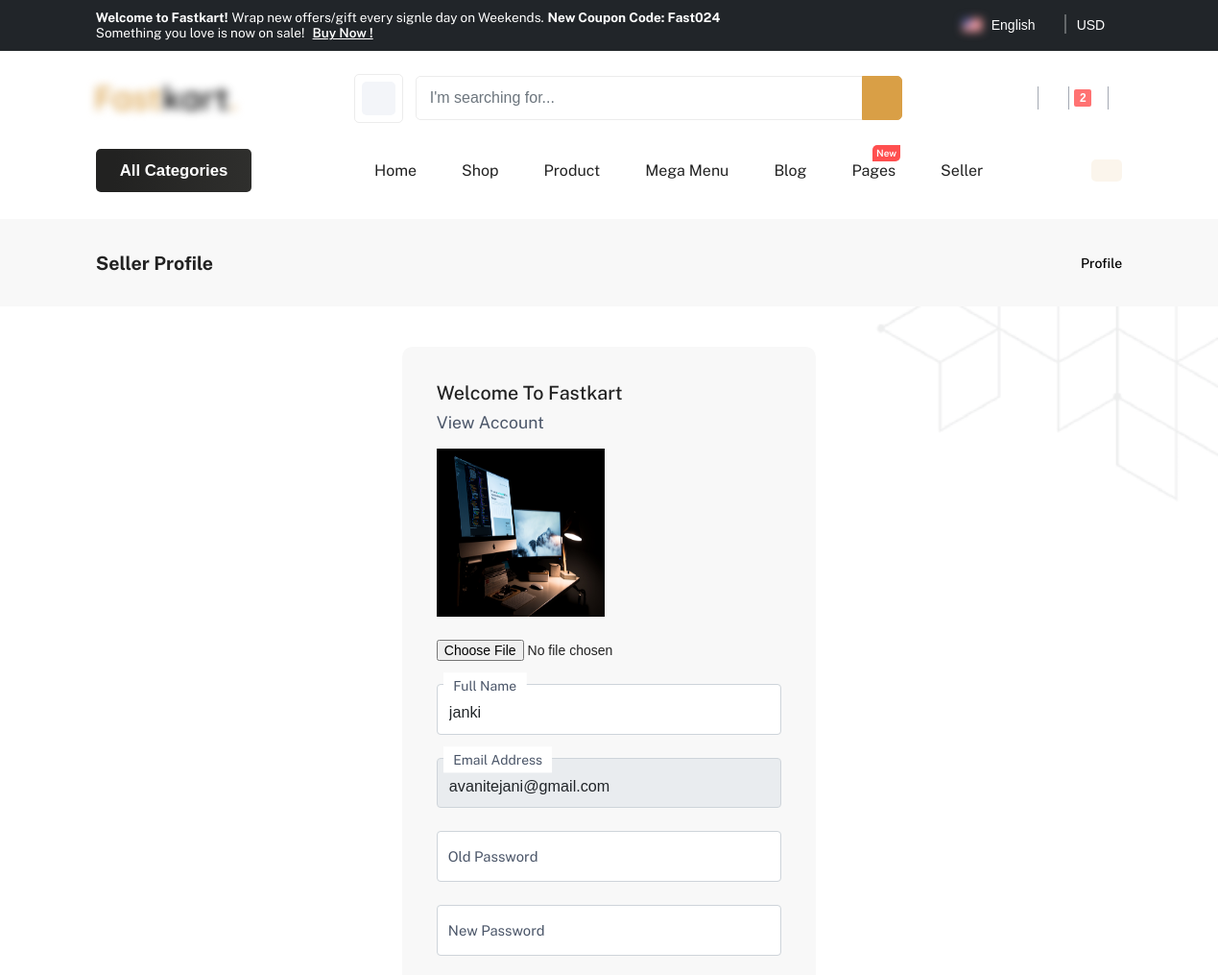
/seller/seller_profile/ (signed in, upper part), run on an earlier commit of the app's database.
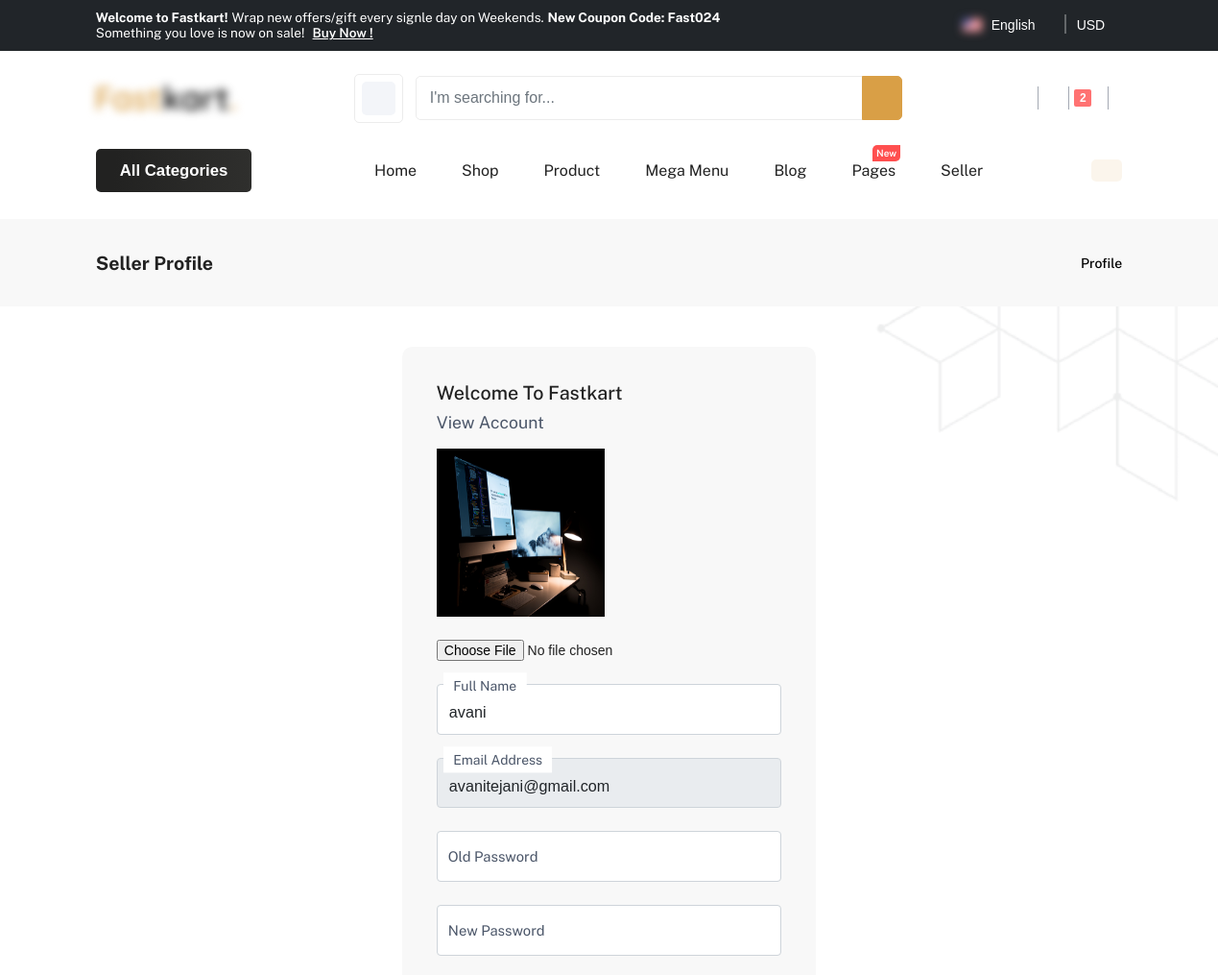
And on a later commit of the database.
### app_seller/models.py (models this page shows)
class Seller_user(models.Model):
    name=models.CharField(max_length=50)
    email=models.EmailField(unique=True)
    password=models.CharField(max_length=100)
    propic=models.FileField(upload_to="media/",default="anonymous.jpg")

### app_seller/views.py (the view)
# urls.py: path('seller_profile/',views.seller_profile,name='seller_profile'),
def seller_profile(request):
    data=Seller_user.objects.get(email=request.session["email"])
    if request.method=="POST":
        try:
            image_val=request.FILES["propic"]
        except:
            image_val=data.propic
        if request.POST["oldpswd"]:
            if check_password(request.POST["oldpswd"],data.password):
                data.name=request.POST["name"]
                data.password=make_password(request.POST["newpswd"])
                data.propic=image_val
                data.save()
                return render(request,"seller_profile.html",{"data":data,"msg":"Profile Update Succesfully"})
            else:
                return render(request,"seller_profile.html",{"data":data,"msg":"Old Passwrod not Match"})
        else:
            data.name=request.POST["name"]
            data.propic=image_val
            data.save()
            return render(request,"seller_profile.html",{"data":data,"msg":"Profile Update Succesfully"})
    else:
        return render(request,"seller_profile.html",{"data":data})

### app_seller/templates/seller_profile.html (shortened to what the changed rows need)
{% extends 'seller_header_footer.html' %} {% block content %}{% load static %}
<!DOCTYPE html>
<html lang="en">
<head>
    <link id="rtl-link" rel="stylesheet" type="text/css" href="{% static 'assets/css/vendors/bootstrap.css' %}">
    <link rel="stylesheet" type="text/css" href="{% static 'assets/css/vendors/font-awesome.css' %}">
    <link rel="stylesheet" type="text/css" href="{% static 'assets/css/vendors/feather-icon.css' %}">
    <link id="color-link" rel="stylesheet" type="text/css" href="{% static 'assets/css/style.css' %}">
</head>
<body>
    <section class="breadscrumb-section pt-0">
        <div class="container-fluid-lg">
            <div class="row">
                <div class="col-12">
                    <div class="breadscrumb-contain">
                        <h2>Seller Profile</h2>
                    </div>
                </div>
            </div>
        </div>
    </section>
    <section class="log-in-section section-b-space">
        <div class="container-fluid-lg w-100">
            <div class="row">
                <div class="col-xxl-4 col-xl-5 col-lg-6 col-sm-8 mx-auto">
                    <div class="log-in-box">
                        <div class="input-box">
                            <form class="row g-4" action="{% url 'profile' %}" method='post'>
                                <div class="col-12">
                                    <div class="form-floating theme-form-floating">
                                        <img width="175px" height="175px" src="{{data.propic.url}}"/>
                                    </div>
                                </div>
                                <div class="col-12">
                                    <div class="form-floating theme-form-floating">
                                        <input type="text" class="form-control" id="fullname" name="name" placeholder="Full Name" value={{data.name}}>
                                        <label for="fullname">Full Name</label>
                                    </div>
                                </div>
                                <div class="col-12">
                                    <div class="form-floating theme-form-floating">
                                        <input type="email" class="form-control" id="email" name="email" placeholder="Email Address" disabled value={{data.email}}>
                                        <label for="email">Email Address</label>
                                    </div>
                                </div>
                            </form>
                        </div>
                    </div>
                </div>
            </div>
        </div>
    </section>
</body>
</html>
{% endblock %}

What changed in the data, as far as the page shows it:
changed Seller_user "avanitejani@gmail.com": name "janki" → (not shown)
Also different on the page:
form field name: (not shown) → "avani"
